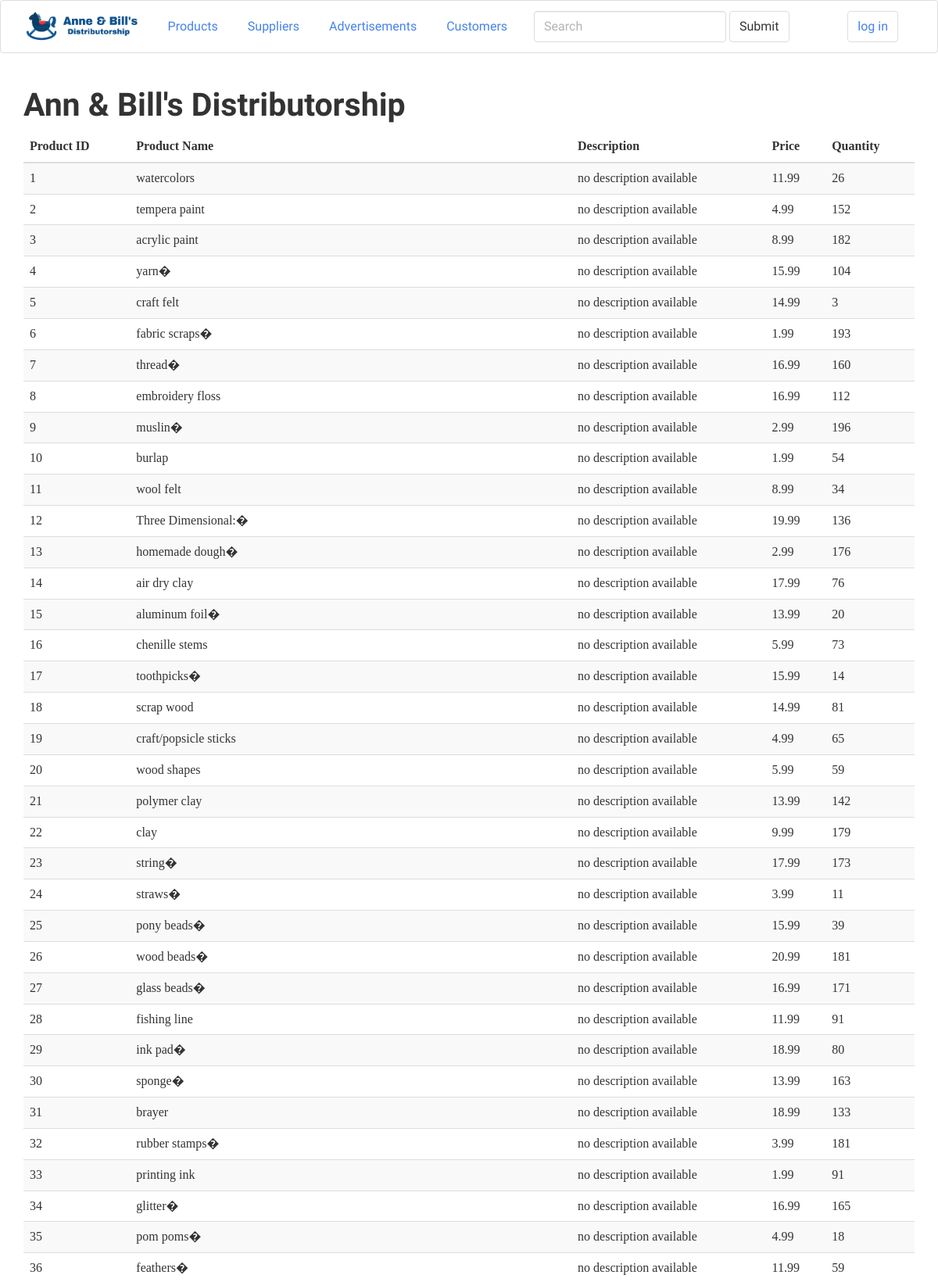
Page /products (upper part) on the committed database.
### tables this page shows
CREATE TABLE PRODUCT(
  PROD_ID INTEGER NOT NULL,
  PROD_NAME VARCHAR(30) NOT NULL,
  PROD_DESCRIPTION VARCHAR(100) NOT NULL,
  PROD_PRICE DECIMAL NOT NULL,
  PROD_QOH DECIMAL NOT NULL,
  PRIMARY KEY (PROD_ID)
);

### first.py (the view)
@app.route('/products')
def show_products():
    db = get_db()
    cur = db.execute('select * from PRODUCT order by PROD_ID asc')
    products = cur.fetchall()
    return render_template('products.html', products=products)

### first.py (called while the page is built)
def connect_db():
    rv = sqlite3.connect(app.config['DATABASE'])
    rv.row_factory = sqlite3.Row
    return rv

def get_db():
    if not hasattr(g, 'sqlite_db'):
        g.sqlite_db = connect_db()
    return g.sqlite_db

### templates/products.html (shortened to what this page needs)
{% extends "layout.html" %}
{% block body %}
    <table class="table table-striped table-hover ">
      <thead>
        <tr>
          <th>Product ID</th>
          <th>Product Name</th>
          <th>Description</th>
          <th>Price</th>
          <th>Quantity</th>
        </tr>
      </thead>
      <tbody>
      {% for product in products %}
        <tr>
          <td>{{ product.prod_id }}</td>
          <td>{{ product.prod_name }}</td>
          <td>{{ product.prod_description }}</td>
          <td>{{ product.prod_price}}</td>
          <td>{{ product.prod_qoh}}</td>
        </tr>
      {% else %}
        <tr>
          <td>No Products</td>
        </tr>
      {% endfor %}
      </tbody>
    </table>
{% endblock %}

### rows in the picture
PRODUCT: prod_id "1", prod_name "watercolors", prod_description "no description available", prod_price "11.99", prod_qoh "26"
PRODUCT: prod_id "2", prod_name "tempera paint", prod_description "no description available", prod_price "4.99", prod_qoh "152"
PRODUCT: prod_id "3", prod_name "acrylic paint", prod_description "no description available", prod_price "8.99", prod_qoh "182"
PRODUCT: prod_id "4", prod_name "yarn�", prod_description "no description available", prod_price "15.99", prod_qoh "104"
PRODUCT: prod_id "5", prod_name "craft felt", prod_description "no description available", prod_price "14.99", prod_qoh "3"
PRODUCT: prod_id "6", prod_name "fabric scraps�", prod_description "no description available", prod_price "1.99", prod_qoh "193"
PRODUCT: prod_id "7", prod_name "thread�", prod_description "no description available", prod_price "16.99", prod_qoh "160"
PRODUCT: prod_id "8", prod_name "embroidery floss", prod_description "no description available", prod_price "16.99", prod_qoh "112"
PRODUCT: prod_id "9", prod_name "muslin�", prod_description "no description available", prod_price "2.99", prod_qoh "196"
PRODUCT: prod_id "10", prod_name "burlap", prod_description "no description available", prod_price "1.99", prod_qoh "54"
PRODUCT: prod_id "11", prod_name "wool felt", prod_description "no description available", prod_price "8.99", prod_qoh "34"
PRODUCT: prod_id "12", prod_name "Three Dimensional:�", prod_description "no description available", prod_price "19.99", prod_qoh "136"
PRODUCT: prod_id "13", prod_name "homemade dough�", prod_description "no description available", prod_price "2.99", prod_qoh "176"
PRODUCT: prod_id "14", prod_name "air dry clay", prod_description "no description available", prod_price "17.99", prod_qoh "76"
PRODUCT: prod_id "15", prod_name "aluminum foil�", prod_description "no description available", prod_price "13.99", prod_qoh "20"
PRODUCT: prod_id "16", prod_name "chenille stems", prod_description "no description available", prod_price "5.99", prod_qoh "73"
PRODUCT: prod_id "17", prod_name "toothpicks�", prod_description "no description available", prod_price "15.99", prod_qoh "14"
PRODUCT: prod_id "18", prod_name "scrap wood", prod_description "no description available", prod_price "14.99", prod_qoh "81"
PRODUCT: prod_id "19", prod_name "craft/popsicle sticks", prod_description "no description available", prod_price "4.99", prod_qoh "65"
PRODUCT: prod_id "20", prod_name "wood shapes", prod_description "no description available", prod_price "5.99", prod_qoh "59"
PRODUCT: prod_id "21", prod_name "polymer clay", prod_description "no description available", prod_price "13.99", prod_qoh "142"
PRODUCT: prod_id "22", prod_name "clay", prod_description "no description available", prod_price "9.99", prod_qoh "179"
PRODUCT: prod_id "23", prod_name "string�", prod_description "no description available", prod_price "17.99", prod_qoh "173"
PRODUCT: prod_id "24", prod_name "straws�", prod_description "no description available", prod_price "3.99", prod_qoh "11"
PRODUCT: prod_id "25", prod_name "pony beads�", prod_description "no description available", prod_price "15.99", prod_qoh "39"
PRODUCT: prod_id "26", prod_name "wood beads�", prod_description "no description available", prod_price "20.99", prod_qoh "181"
PRODUCT: prod_id "27", prod_name "glass beads�", prod_description "no description available", prod_price "16.99", prod_qoh "171"
PRODUCT: prod_id "28", prod_name "fishing line", prod_description "no description available", prod_price "11.99", prod_qoh "91"
PRODUCT: prod_id "29", prod_name "ink pad�", prod_description "no description available", prod_price "18.99", prod_qoh "80"
PRODUCT: prod_id "30", prod_name "sponge�", prod_description "no description available", prod_price "13.99", prod_qoh "163"
PRODUCT: prod_id "31", prod_name "brayer", prod_description "no description available", prod_price "18.99", prod_qoh "133"
PRODUCT: prod_id "32", prod_name "rubber stamps�", prod_description "no description available", prod_price "3.99", prod_qoh "181"
PRODUCT: prod_id "33", prod_name "printing ink", prod_description "no description available", prod_price "1.99", prod_qoh "91"
PRODUCT: prod_id "34", prod_name "glitter�", prod_description "no description available", prod_price "16.99", prod_qoh "165"
PRODUCT: prod_id "35", prod_name "pom poms�", prod_description "no description available", prod_price "4.99", prod_qoh "18"
PRODUCT: prod_id "36", prod_name "feathers�", prod_description "no description available", prod_price "11.99", prod_qoh "59"
